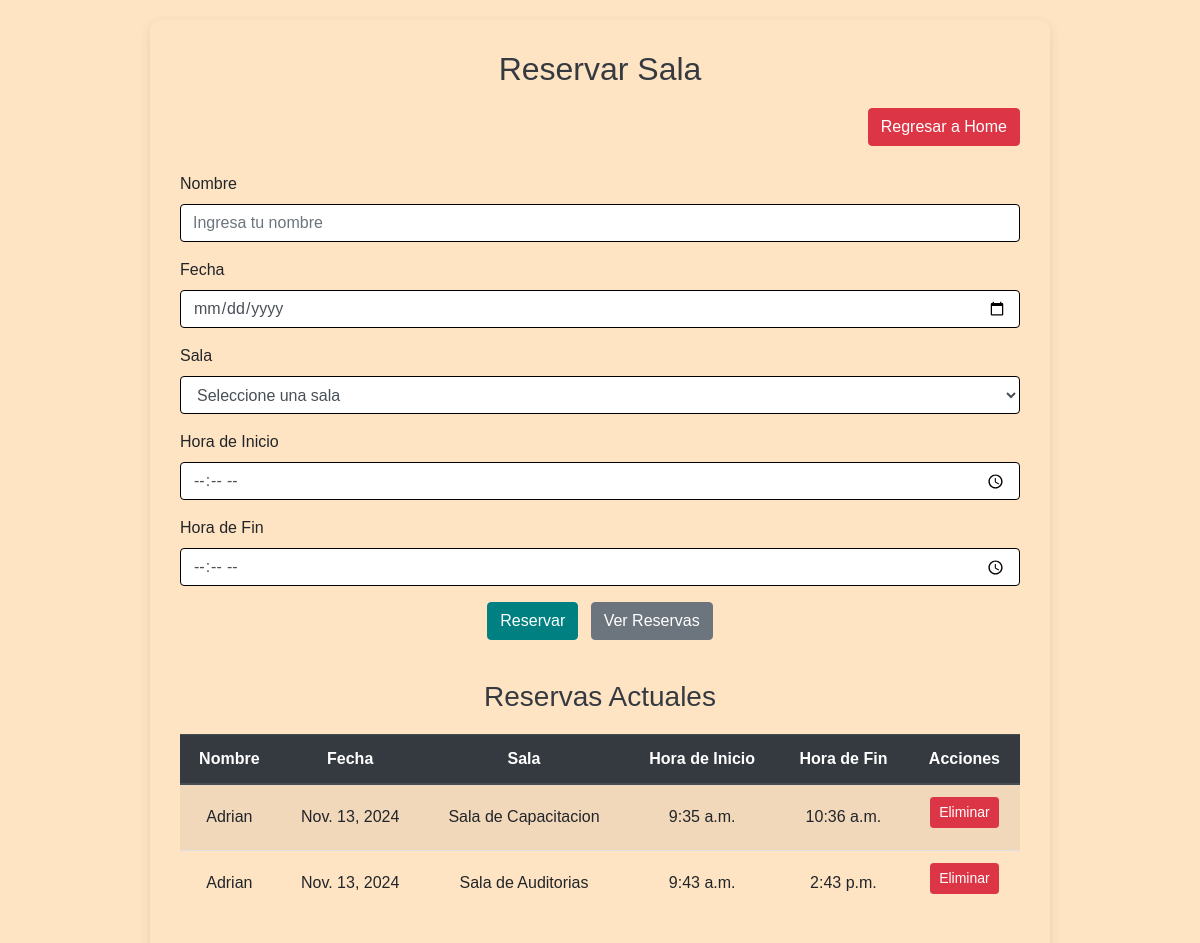
Page /app/reservar_salas/ on the committed database.
### app/models.py (models this page shows, shortened)
class Reserva(models.Model):
    nombre_reservante = models.CharField(max_length=100)
    fecha = models.DateField()
    sala = models.ForeignKey(Sala, on_delete=models.CASCADE)
    hora_inicio = models.TimeField()
    hora_fin = models.TimeField()
    class Meta:
        unique_together = ('fecha', 'sala', 'hora_inicio', 'hora_fin')

class Sala(models.Model):
    nombre = models.CharField(max_length=100)

### app/views.py (the view, shortened to what this page needs)
# urls.py: path('reservar_salas/', reservar_salas, name='reservar_salas'),
def reservar_salas(request):
    salas = Sala.objects.all()
    reservas = Reserva.objects.all()
    ocupadas = {}
    for reserva in reservas:
        if reserva.fecha not in ocupadas:
            ocupadas[reserva.fecha] = {}
        if reserva.sala_id not in ocupadas[reserva.fecha]:
            ocupadas[reserva.fecha][reserva.sala_id] = []
        ocupadas[reserva.fecha][reserva.sala_id].append((reserva.hora_inicio, reserva.hora_fin))
    ocupadas_transformadas = transformar_fechas(ocupadas)
    return render(request, 'reservar_salas.html', {
        'salas': salas,
        'reservas': reservas,
        'ocupadas': ocupadas_transformadas
    })

### app/views.py (called while the page is built)
def transformar_fechas(ocupadas):
    ocupadas_transformadas = {}
    for fecha, salas_ocupadas in ocupadas.items():
        fecha_str = fecha.strftime('%Y-%m-%d')
        ocupadas_transformadas[fecha_str] = salas_ocupadas
    return ocupadas_transformadas

### app/templates/reservar_salas.html (shortened to what this page needs)
<!DOCTYPE html>
<html lang="en">
<head>
    <link rel="stylesheet" href="https://maxcdn.bootstrapcdn.com/bootstrap/4.5.2/css/bootstrap.min.css">
</head>
<body>
    <div class="container">
        <h2>Reservar Sala</h2>
        <div class="text-right mb-3">
            <a href="{% url 'home' %}" class="btn btn-danger">Regresar a Home</a>
        </div>
        <form method="POST" onsubmit="return validarHoras()">
            <div class="form-group">
                <label for="nombre">Nombre</label>
                <input type="text" class="form-control" id="nombre" name="nombre" placeholder="Ingresa tu nombre"
                    required>
            </div>
            <div class="form-group">
                <label for="fecha">Fecha</label>
                <input type="date" class="form-control" id="fecha" name="fecha" required>
            </div>
            <div class="form-group">
                <label for="sala">Sala</label>
                <select class="form-control" id="sala" name="sala" required>
                    <option value="">Seleccione una sala</option>
                </select>
            </div>
            <div class="form-group">
                <label for="hora_inicio">Hora de Inicio</label>
                <input type="time" class="form-control" id="hora_inicio" name="hora_inicio" required min="07:00"
                    max="18:00">
            </div>
            <div class="form-group">
                <label for="hora_fin">Hora de Fin</label>
                <input type="time" class="form-control" id="hora_fin" name="hora_fin" required min="07:00" max="18:00">
            </div>
            <div class="text-center">
                <button type="submit" class="btn btn-primary">Reservar</button>
                <a href="{% url 'reservas' %}" class="btn btn-secondary ml-2">Ver Reservas</a>
            </div>
        </form>
        <h3>Reservas Actuales</h3>
        <table class="table table-striped">
            <thead class="thead-dark">
                <tr>
                    <th>Nombre</th>
                    <th>Fecha</th>
                    <th>Sala</th>
                    <th>Hora de Inicio</th>
                    <th>Hora de Fin</th>
                    <th>Acciones</th>
                </tr>
            </thead>
            <tbody>
                {% for reserva in reservas %}
                <tr class="{% if reserva.fecha == fecha_actual and reserva.sala_id == sala.id %}reservada{% endif %}">
                    <td>{{ reserva.nombre_reservante }}</td>
                    <td>{{ reserva.fecha }}</td>
                    <td>{{ reserva.sala.nombre }}</td>
                    <td>{{ reserva.hora_inicio }}</td>
                    <td>{{ reserva.hora_fin }}</td>
                    <td>
                        <form action="{% url 'eliminar_reserva' reserva.id %}" method="POST" style="display:inline;">
                            <button type="submit" class="btn btn-danger btn-sm">Eliminar</button>
                        </form>
                    </td>
                </tr>
                {% endfor %}
            </tbody>
        </table>
    </div>
</body>
</html>

### app/templates/reservar_salas.html (style rules this page uses)
body { background-color: #FFE4C4; font-family: Arial, sans-serif; display: flex; justify-content: center; align-items: flex-start; min-height: 100vh; margin: 0; padding: 20px; }
.container { background-color: #FFE4C4; padding: 30px; border-radius: 10px; box-shadow: 0 4px 12px rgba(0, 0, 0, 0.1); max-width: 900px; width: 100%; }
h2, h3 { color: #343a40; text-align: center; margin-bottom: 20px; }
.btn-danger { background-color: #dc3545; color: white; margin-bottom: 10px; transition: background-color 0.3s; }
.table th, .table td { text-align: center; vertical-align: middle; }
.form-control { border: 1px solid #000; transition: border-color 0.3s; }
.btn-primary { background-color: #008080; border-color: #008080; transition: background-color 0.3s; }
form { margin-bottom: 40px; }
.thead-dark th { background-color: #343a40; color: white; }

### rows in the picture
Reserva: nombre_reservante "Adrian", fecha "Nov. 13, 2024", sala.nombre "Sala de Capacitacion", hora_inicio "9:35 a.m.", hora_fin "10:36 a.m."
Reserva: nombre_reservante "Adrian", fecha "Nov. 13, 2024", sala.nombre "Sala de Auditorias", hora_inicio "9:43 a.m.", hora_fin "2:43 p.m."
